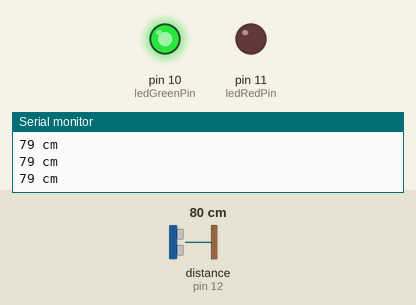
Simulated run of this sketch. Board: Arduino Uno, built with avr-gcc and run on an emulated ATmega328P. Shown: output pins drawn as LEDs (lit = HIGH), the last lines printed to the serial monitor. Wiring (inferred from the names in the program): ultrasonic range finder: trigger pin 13; echo pin 12. The inputs (shaded band) are chosen by the test bench; at power-on: distance to the obstacle (sensor on pin 12) 80 cm. The echo pulse lasts 58.3 µs per cm; pins used as bus, display or sensor lines are not drawn.

Above: at 1.3 s.
1.4 s: distance to the obstacle (sensor on pin 12) set to 6 cm
2.9 s: distance to the obstacle (sensor on pin 12) set to 3 cm
At 4.2 s:
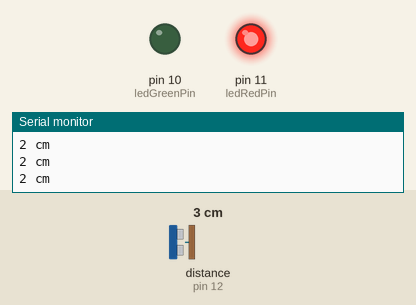
4.5 s: distance to the obstacle (sensor on pin 12) set to 9 cm
At 5.7 s:
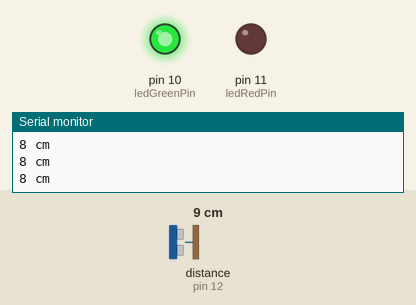
6.0 s: distance to the obstacle (sensor on pin 12) set to 2 cm
At 7.0 s:
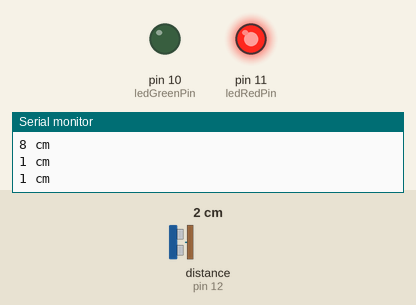
Timing chart, 0 to 8.5 s (numbered marks = the images above; inputs shaded):
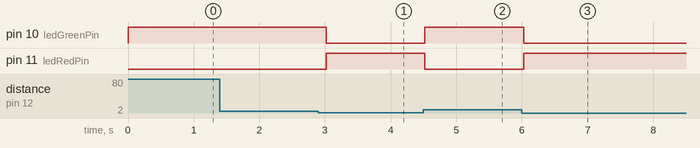

The sketch:

hcsr04_test.ino
```cpp
/*--------------------------------------------------------------------
  Arduino test code for HC-SR04 and JSN-SR04T ultrasonid distance sensor
  module

  -- Sensor Pinouts
  Sensor		Arduino
  VCC       5V
  Trig      12
  Echo      13
  GND       GND

  -- Status LEDS
  LED RED    11		(Anode to pin 11, Cathode through 560 ohm resistor to GND)
  LED GREEN  10		(Anode to pin 10, Cathode through 560 ohm resistor to GND)

  Art of Circuits is Pakistan’s popular online store that sells electronics
  components, boards and tools to make your electronics projects possible.
  Art of Circuits is located in Islamabad, and sells products across all
  cities of Pakistan.

  Contact Info:
  Email: support@artofcircuits.com
  Web:  http://artofcircuits.com

  -------------------------------------------------------------------------*/

#define trigPin 13
#define echoPin 12
#define ledRedPin 11
#define ledGreenPin 10

void setup() {
  Serial.begin (9600);
  pinMode(trigPin, OUTPUT);
  pinMode(echoPin, INPUT);
  pinMode(ledRedPin, OUTPUT);
  pinMode(ledGreenPin, OUTPUT);
}

void loop() {
  long duration, distance;
  digitalWrite(trigPin, LOW);
  delayMicroseconds(2);
  digitalWrite(trigPin, HIGH);
  delayMicroseconds(10);
  digitalWrite(trigPin, LOW);
  duration = pulseIn(echoPin, HIGH);
  distance = (duration/2) / 29.1;
  if (distance < 4) {  // comparison for led ON/OFF
    digitalWrite(ledRedPin,HIGH); // when Red LED turns ON, Green LED turns off
  digitalWrite(ledGreenPin,LOW);
}
  else {
    digitalWrite(ledRedPin,LOW);
    digitalWrite(ledGreenPin,HIGH);
  }
  if (distance >= 400 || distance <= 0){
    Serial.println("Out of range");
  }
  else {
    Serial.print(distance);
    Serial.println(" cm");
  }
  delay(500);
}
```

Measured:
- the behaviour switches between 5 and 4 cm on distance to the obstacle (sensor on pin 12) (found by bisection; images 0 and 1)
- after the input at 2.9 s, pin 10 (ledGreenPin): HIGH → LOW after 0.12 s; pin 11 (ledRedPin): LOW → HIGH after 0.12 s
- after the input at 4.5 s, pin 10 (ledGreenPin): LOW → HIGH at once; pin 11 (ledRedPin): HIGH → LOW at once
- after the input at 6.0 s, pin 10 (ledGreenPin): HIGH → LOW at once; pin 11 (ledRedPin): LOW → HIGH at once
